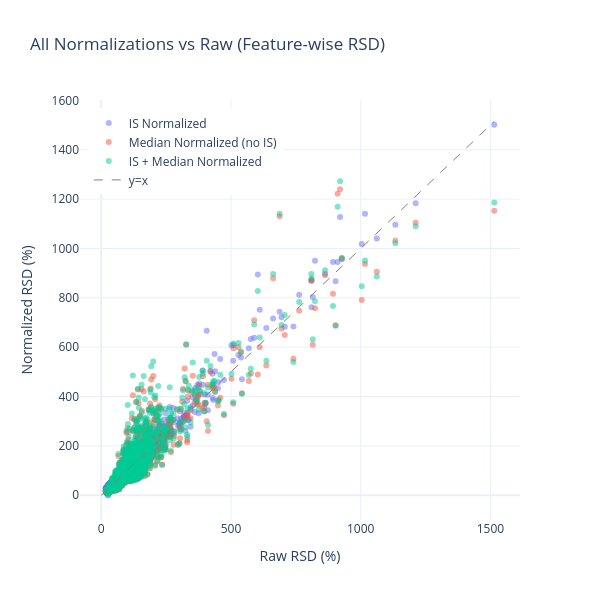

Notebook cell for this chart:
### Markdown cell above
### Scatter-plot of RSDs comparison (single grid)

### Code cell
try:
    fig4 = go.Figure()
    colors = ["#636EFA", "#EF553B", "#00CC96"]
    labels = ["IS Normalized", "Median Normalized (no IS)", "IS + Median Normalized"]
    datasets = [rsd_is, rsd_median_only, rsd_final]
    max_val = max(rsd_raw.max(), max(d.max() for d in datasets))
    for data, color, label in zip(datasets, colors, labels):
        fig4.add_trace(go.Scatter(
            x=rsd_raw,
            y=data,
            mode='markers',
            marker=dict(color=color, opacity=0.5, size=6),
            name=label
        ))
    fig4.add_trace(go.Scatter(
        x=[0, max_val],
        y=[0, max_val],
        mode='lines',
        line=dict(color='gray', dash='dash', width=1),
        name='y=x'
    ))
    fig4.update_layout(
        title="All Normalizations vs Raw (Feature-wise RSD)",
        xaxis_title="Raw RSD (%)",
        yaxis_title="Normalized RSD (%)",
        template="plotly_white",
        width=600,
        height=600,
        legend=dict(x=0.02, y=0.98)
    )
    fig4.show()
except Exception as e:
    print(f"ERROR during RSD scatter-plot (single grid) comparison: {e}")

### Figure 1 — Plotly figure (JSON) as saved in the notebook; plotly's stock layout.template omitted (floating-point values rounded to 4 significant figures; data arrays with more than 128 entries replaced by an {"elided": "..."} marker saying what was removed)
{"data": [{"marker": {"color": "#636EFA", "opacity": 0.5, "size": 6}, "mode": "markers", "name": "IS Normalized", "type": "scatter", "x": {"elided": "3791 float values"}, "y": {"elided": "3791 float values"}}, {"marker": {"color": "#EF553B", "opacity": 0.5, "size": 6}, "mode": "markers", "name": "Median Normalized (no IS)", "type": "scatter", "x": {"elided": "3791 float values"}, "y": {"elided": "3791 float values"}}, {"marker": {"color": "#00CC96", "opacity": 0.5, "size": 6}, "mode": "markers", "name": "IS + Median Normalized", "type": "scatter", "x": {"elided": "3791 float values"}, "y": {"elided": "3791 float values"}}, {"line": {"color": "gray", "dash": "dash", "width": 1}, "mode": "lines", "name": "y=x", "type": "scatter", "x": [0, 1515.0], "y": [0, 1515.0]}], "layout": {"height": 600, "legend": {"x": 0.02, "y": 0.98}, "title": {"text": "All Normalizations vs Raw (Feature-wise RSD)"}, "width": 600, "xaxis": {"title": {"text": "Raw RSD (%)"}}, "yaxis": {"title": {"text": "Normalized RSD (%)"}}}}
